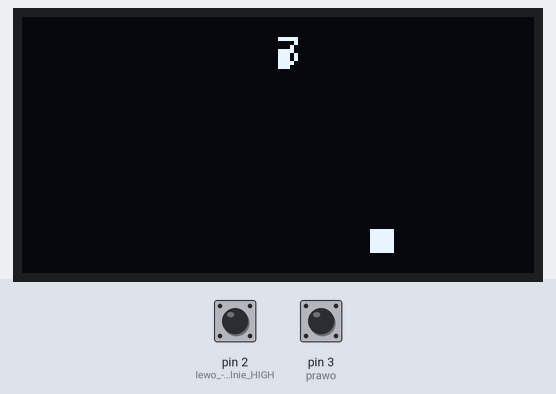
Bench run of a sketch on a simulated Arduino Uno, built with avr-gcc and run on an emulated ATmega328P. Shown: 128×64 one-colour display. Inputs (shaded band) come from the test bench; at power-on: pin 2 (lewo_-_domyslnie_HIGH) HIGH, pin 3 (prawo) HIGH. Random numbers use the default seed unless the sketch sets one.

Above: at 6.29 s.
6.3 s: pin 2 (lewo_-_domyslnie_HIGH) pulled LOW for 0.15 s
At 6.44 s:
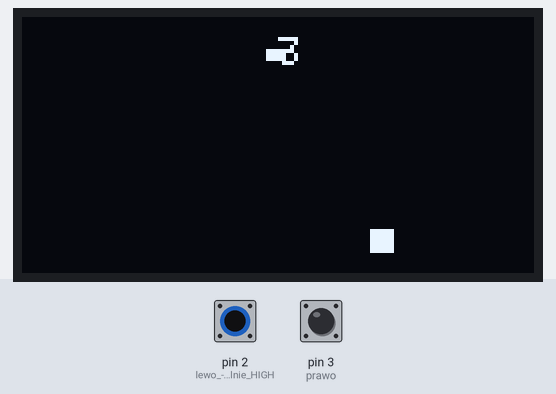
7.0 s: pin 3 (prawo) pulled LOW for 0.15 s
At 7.6 s:
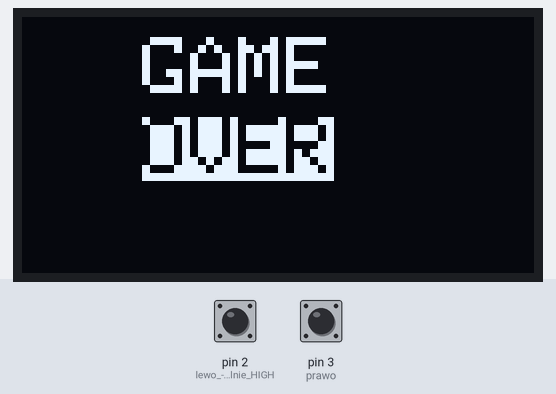
7.7 s: pin 2 (lewo_-_domyslnie_HIGH) pulled LOW for 1 s
11.7 s: pin 3 (prawo) pulled LOW for 1 s
At 12.52 s:
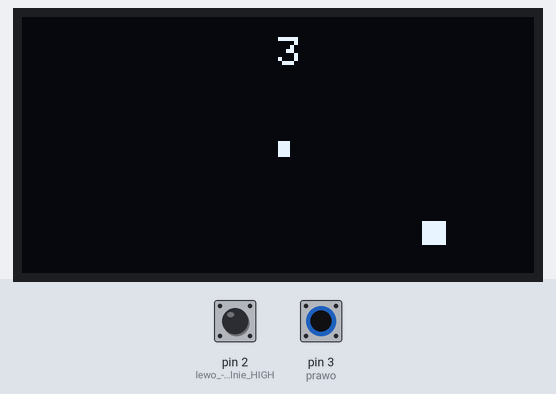

Measured:
- after the input at 7.7 s, every drawn part: stays the same

The sketch:

sketch.ino
```cpp
#include <Adafruit_GFX.h>
#include <Adafruit_SSD1306.h>

#include "snake.h"
#include "fruit.h"

//wielkosc PIXELI
#define ROZMIAR_PIX 3


//init ekran OLED
Adafruit_SSD1306 display(SCREEN_WIDTH, SCREEN_HEIGHT, &Wire, -1);

//init snake
snake Snake;

//fruit init
fruit Fruit;


//restart gry
bool gameOver=false;
bool victory = false;

//odswiezanie i drganie stykow
int repet = 50;
int debounceDEL =150; //15-30

//obsluga czasu odswiezania snakea
unsigned long lastTime = 0;


void setup() {
  /**
  * OLED wpinamy do
  * SDA -> A4 //data
  * SCL -> A5 //clock
  * 2 -> button left
  * 3 -> button right
  */


  pinMode(2, INPUT_PULLUP); //lewo - domyslnie HIGH, inaczej nie dziala
  pinMode(3, INPUT_PULLUP); //prawo

  //interruption
  //TYLKO PINY 2 i 3 OBSLUGUJA PRZERWANIA
  attachInterrupt(digitalPinToInterrupt(2), interLEFT, FALLING);//lewo//falling -> czytamy LOW
  attachInterrupt(digitalPinToInterrupt(3), interrRIGHT, FALLING); //prawo

  //zaczyna wyswietlanie
  display.begin(SSD1306_SWITCHCAPVCC, 0x3C);
  display.clearDisplay();

  display.setTextSize(2);
  display.setTextColor(SSD1306_WHITE);
  display.setCursor(25, 5);
  display.println("SNAKE");
  display.setTextColor(SSD1306_BLACK, SSD1306_WHITE); // 'inverted' text
  display.setCursor(20, 25);
  display.println("The Game");
  display.display();
  delay(5000);

  //czysci pamiec OLED
  display.clearDisplay();

  // punkt w pozycji x=20, y=15
  display.drawPixel(20, 15, SSD1306_WHITE);

  //wiekszy rozmiar
  display.fillRect(12, 12, 4, 4, SSD1306_WHITE);

  //wyswietl
  display.display();

  //init pozycji Snake i Fruit
  setSeg(Snake, 0, SCREEN_HEIGHT / 2, SCREEN_WIDTH / 2);
  setSeg(Snake, 1, (SCREEN_HEIGHT / 2)-1, SCREEN_WIDTH / 2);
  setSeg(Snake, 2, (SCREEN_HEIGHT / 2)-2, SCREEN_WIDTH / 2);
  Snake.CurrLen=3;
  setFruit(Fruit);
}

/**
 * @brief wyswietl weza oraz owoc
 */
int displSnake (snake &oSnake, fruit &oFruit) {

    //clear display
    display.clearDisplay();
    display.setTextSize(1);
    display.setTextColor(SSD1306_WHITE);
    display.setCursor(64, 5);
    display.println(oSnake.CurrLen);

    //make snake segments
    for(int i = 0; i<oSnake.CurrLen; i++) {
        display.fillRect(oSnake.segs[i].widt, oSnake.segs[i].heig, ROZMIAR_PIX, ROZMIAR_PIX, SSD1306_WHITE);
    }
    //make fruit
    display.fillRect(oFruit.widt, oFruit.heig, ROZMIAR_PIX*2, ROZMIAR_PIX*2, SSD1306_WHITE);

    display.display();
}


/**
*Potrzebne sa min 2 przyciski, lewo-prawo
*przod i tyl i tak beda ignorowane
*(nie mozna zrobic 0deg i 180deg)
*/
void loop() {

  //przesun weza co repetetition
  if (millis() - lastTime > repet) { //millis() -> czas pracy
    lastTime = millis();

    //czy wyszedl poza ekran
    gameOver=goSnake(Snake);

    //czy zderzyl sie ze soba
    if(!gameOver) {
      gameOver=selfColl(Snake);
    }
    displSnake(Snake, Fruit);
    victory=ateFruit(Snake, Fruit);
  }


//resetowanie po gameOver
  if (gameOver) {
        //print GAMEOVER
        display.clearDisplay();
        display.setTextSize(2);
        display.setTextColor(SSD1306_WHITE);
        display.setCursor(30, 5);
        display.println("GAME");
        display.setTextColor(SSD1306_BLACK, SSD1306_WHITE); // 'inverted' text
        display.setCursor(30, 25);
        display.println("OVER");
        display.display();
        delay(5000);
      //reset poz weza
      setSeg(Snake, 0, SCREEN_HEIGHT / 2, SCREEN_WIDTH / 2);
      setSeg(Snake, 1, (SCREEN_HEIGHT / 2)-1, SCREEN_WIDTH / 2);
      setSeg(Snake, 2, (SCREEN_HEIGHT / 2)-2, SCREEN_WIDTH / 2);
      Snake.CurrLen=3;
      setFruit(Fruit);
      gameOver=false;
  }

//resetowanie po victory
  if (victory) {
        //print VICTORY
        display.clearDisplay();
        display.setTextSize(2);
        display.setTextColor(SSD1306_WHITE);
        display.setCursor(30, 20);
        display.println("VICTORY!!!");
        display.display();
        delay(5000);

      //reset poz weza
      setSeg(Snake, 0, SCREEN_HEIGHT / 2, SCREEN_WIDTH / 2);
      setSeg(Snake, 1, (SCREEN_HEIGHT / 2)-1, SCREEN_WIDTH / 2);
      setSeg(Snake, 2, (SCREEN_HEIGHT / 2)-2, SCREEN_WIDTH / 2);
      Snake.CurrLen=3;
      setFruit(Fruit);
      victory=false;
  }

}

/**
 * @brief przerwanie LEWE
 * @details po przerwaniu zmienia kieruneka na lewo
 * zmienna debounce określa co ile czytamy -- redukcja drgania stykow
 */
void interLEFT() {
  static unsigned long lastTimeLEFT;
  if (millis() - lastTimeLEFT < debounceDEL)
    return;
  changeDir(Snake, false);
  lastTimeLEFT=millis();
}

/**
 * @brief przerwanie PRAWE
 * analogicznie
 */
void interrRIGHT() {
  static unsigned long lastTimeRIGHT;
  if (millis() - lastTimeRIGHT < debounceDEL)
    return;

  changeDir(Snake, true);
  lastTimeRIGHT=millis();
}
```

fruit.cpp
```cpp
#include "fruit.h"


void setFruit (fruit &Obj) {
  Obj.heig=rand()%(SCREEN_HEIGHT-2*Obj.padd)+Obj.padd;
//   =random(SCREEN_HEIGHT-padd)+(padd/2);
  Obj.widt=rand()%(SCREEN_WIDTH-2*Obj.padd)+Obj.padd;
}

//bool?
bool ateFruit(snake &oSnake, fruit &oFruit) {
    if((oSnake.segs[0].widt <= oFruit.widt + oFruit.siz) && (oSnake.segs[0].widt >= oFruit.widt - oFruit.siz) ) {
        if ((oSnake.segs[0].heig <= oFruit.heig + oFruit.siz) && (oSnake.segs[0].heig >= oFruit.heig - oFruit.siz)) {
        //jak zwiekszac rozmiar weza??
        oSnake.CurrLen++;
        if(oSnake.CurrLen >= SnMAXsiz) {
            return true;
        }
        setFruit(oFruit);
    }
    }
  return false;
}
```

fruit.h
```cpp
#pragma once

#include "snake.h"

#include <stdlib.h>

/**
 * @brief owoc dla weza, zjedzenie zwieksza dl weza
 */
struct fruit{
    // uint_8
    int siz =5;
    int heig=30;
    int widt=30; //pozycja segm
    int padd=10; //padding
};

/**
 * @brief wylosuj nowa pozycje weza
 */
void setFruit (fruit &Obj);

/**
 * @brief zwieksz rozmiar weza jezeli zje owoc
 */
//bool?
bool ateFruit(snake &oSnake, fruit &oFruit);
```

snake.cpp
```cpp
#include "snake.h"


void setSeg(snake &Obj, int seg, int aheig, int awidt) {
  if(seg<SnMAXsiz) {
    Obj.segs[seg].heig=aheig;
    Obj.segs[seg].widt=awidt;
  }
}

void changeDir (snake &Obj, bool ifRight) { //true -->right
    if (ifRight) {
        //go right
        Obj.dir = (Obj.dir + 1) % 4; //+1
    } else {
        //go left
        Obj.dir = (Obj.dir + 3) % 4; //-1
    }
}

/**
 * petle musza ustawiac nowy head i kopiowac wszystkie inne elem
 */
bool goSnake (snake &Obj) {
    moveSnake(Obj);

  switch (Obj.dir*3) {

    case 12: //gora
    case 0 : //gora
        Obj.segs[0].heig--;
    //   heig--; //na OLED -- idzie w gore,
        break;

    case 3 : //prawo
        Obj.segs[0].widt++;
    //   widt++;
      break;

    case 6 :  //dol
        Obj.segs[0].heig++;
    //   heig++;
      break;

    case 9 : //prawo
        Obj.segs[0].widt--;
    //   widt--;
      break;
  }

  //czy snake wyszedl poza ekran
  if(Obj.segs[0].heig > SCREEN_HEIGHT || Obj.segs[0].heig < 0)
    return true;
  else if(Obj.segs[0].widt>SCREEN_WIDTH || Obj.segs[0].widt < 0)
    return true;
  else {
    return false;
  }
    // displSnake(2);
}

void addSegm(snake &Obj, int aHei, int aWid) {
    if(Obj.CurrLen<SnMAXsiz) {
        for (int i = Obj.CurrLen; i > 0; i--) {
            Obj.segs[i] = Obj.segs[i - 1];
        }
        Obj.segs[0].heig=aHei;
        Obj.segs[0].widt=aWid;
        Obj.CurrLen++;
    }
}

void moveSnake(snake &Obj) {
    if(Obj.CurrLen<SnMAXsiz) {
        for (int i = Obj.CurrLen-1; i > 0; i--) {
            Obj.segs[i] = Obj.segs[i - 1];
        }
    }
}

bool selfColl (snake &Obj){
    for(int i=1; i<Obj.CurrLen-1; i++) {
        if(Obj.segs[0].heig==Obj.segs[i].heig ) {
            if(Obj.segs[0].widt==Obj.segs[i].widt) {
                        return true;
            }
        }
    }
    return false;
}
```

snake.h
```cpp
#pragma once

//max rozmiar weza
#define SnMAXsiz 10

//wymiary ekranu OLED
#define SCREEN_WIDTH 128
#define SCREEN_HEIGHT 64

/**
 * @brief klasa segment weza
 */
struct snakeSeg{
    // uint_8
    int heig=0;
    int widt=0; //pozycja segm
};

/**
 * @brief snake tj tablica segmentow + aktualna dlugosc + kierunek
 */
struct snake{
  snakeSeg segs[SnMAXsiz];
  int CurrLen=3;
  int dir = 0; // 0 lub 4-gora, 1-prawo, 2-dol, 3-lewo
};

/**
 * @brief ustaw parametry weza
 * @param Obj ref do weza
 * @param seg numer segmentu weza
 * @param aheig wysokosc do ustaweina
 * @param awidt szer do ustawienia
 */
void setSeg(snake &Obj, int seg, int aheig, int awidt);


/**
 * @brief zmien kierunek weza
 * @param Obj ref do weza
 * @param ifRight czy skret w prawo
 */
void changeDir (snake &Obj, bool ifRight);

/**
 * @brief dodaj segment weza
 */
void addSegm(snake &Obj, int aHei, int aWid);

/**
 * @brief przesun pola tablicy segmentow o 1
 */
void moveSnake(snake &Obj);


/**
 * @brief 1 krok weza w dobra strone
 * @param Obj ref do snake
 * @return if gameOver --tj. czy wyszedl poza ekran
 */
bool goSnake (snake &Obj);

/**
 * @brief kolizja ze soba
 * @return true dla kollizji -- game Over;
 * @details najpierw dla każdego elementu porównujemy wysokośc, zamiast wys && szer, dzięki temu możemy odciąć połowę operacji od razu -- szybsze przetwarzanie
 */
bool selfColl (snake &Obj);
```
